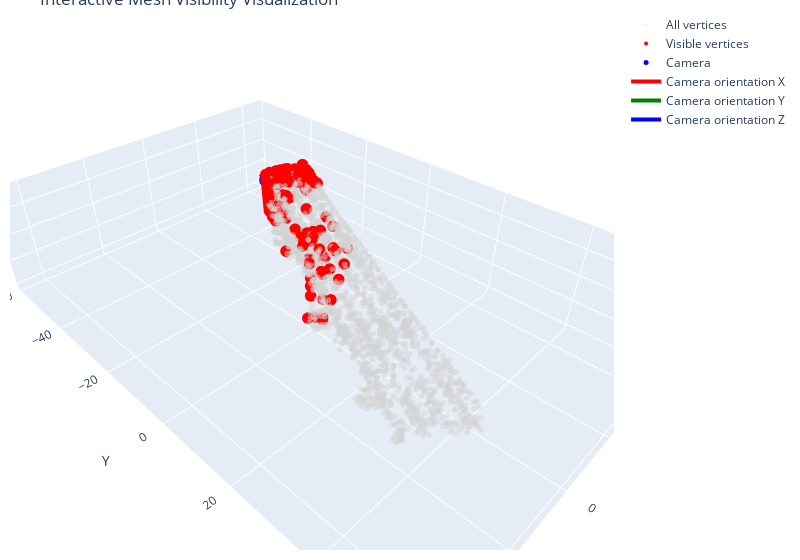

The notebook cell this image was saved under:
### Code cell
camera_position = center.squeeze()
# camera_position_fix = np.array([camera_position[1], camera_position[2], camera_position[0]])
visualize_results_interactive(pier_cutted, visible, camera_position, rotation, center)

### Figure 1 — Plotly figure (JSON) as saved in the notebook; plotly's stock layout.template omitted (floating-point values rounded to 4 significant figures; data arrays with more than 128 entries replaced by an {"elided": "..."} marker saying what was removed)
{"data": [{"marker": {"color": "lightgray", "opacity": 0.5, "size": 2}, "mode": "markers", "name": "All vertices", "type": "scatter3d", "x": {"elided": "2252 float values"}, "y": {"elided": "2252 float values"}, "z": {"elided": "2252 float values"}}, {"marker": {"color": "red", "size": 4}, "mode": "markers", "name": "Visible vertices", "type": "scatter3d", "x": {"elided": "196 float values"}, "y": {"elided": "196 float values"}, "z": {"elided": "196 float values"}}, {"marker": {"color": "blue", "size": 5}, "mode": "markers", "name": "Camera", "type": "scatter3d", "x": [-21.72], "y": [-34.34], "z": [2.794]}, {"line": {"color": "red", "width": 4}, "mode": "lines", "name": "Camera orientation X", "type": "scatter3d", "x": [-21.72, -19.3], "y": [-34.34, -34.22], "z": [2.794, 3.395]}, {"line": {"color": "green", "width": 4}, "mode": "lines", "name": "Camera orientation Y", "type": "scatter3d", "x": [-21.72, -22.33], "y": [-34.34, -33.98], "z": [2.794, 5.19]}, {"line": {"color": "blue", "width": 4}, "mode": "lines", "name": "Camera orientation Z", "type": "scatter3d", "x": [-21.72, -21.69], "y": [-34.34, -36.81], "z": [2.794, 3.18]}], "layout": {"margin": {"b": 10, "l": 10, "r": 20, "t": 10}, "scene": {"aspectmode": "data", "xaxis": {"range": [-48, 48], "title": {"text": "X"}}, "yaxis": {"range": [-61, 61], "title": {"text": "Y"}}, "zaxis": {"title": {"text": "Z"}}}, "title": {"text": "Interactive Mesh Visibility Visualization"}, "width": 800}}
